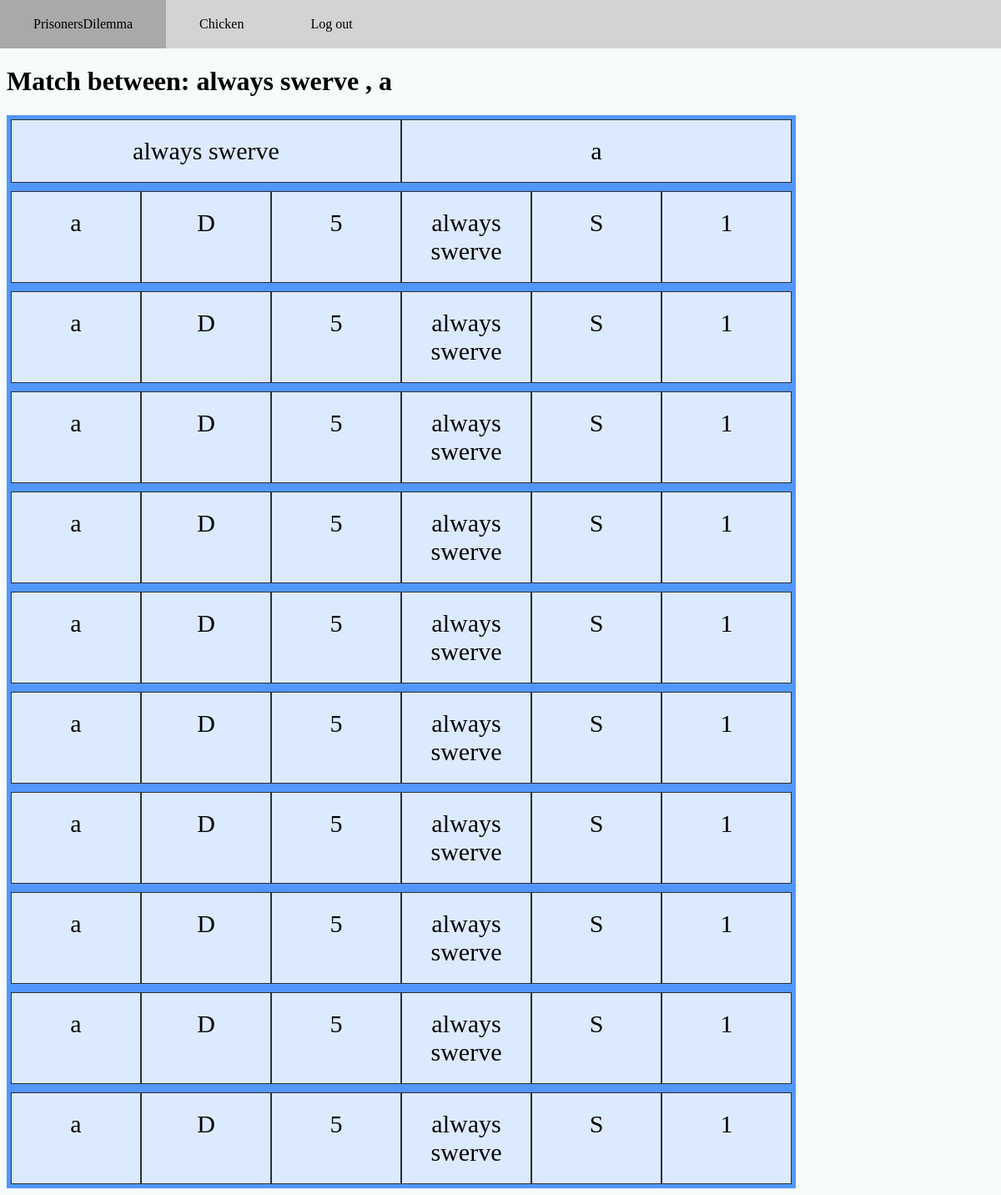
The app's page /games/matchDetail/141 (signed in) with its own data.
### games/models.py (models this page shows, shortened)
class Player(models.Model):
    name = models.TextField(max_length=100, default="default")
    user = models.ForeignKey(User, related_name="players", on_delete=models.CASCADE)
    strategy = models.TextField(default="default")
    points = models.IntegerField(default=0)
    rounds_played = models.IntegerField(default=0)
    points_per_round = models.FloatField(default=0)
    game = models.ForeignKey(Game, related_name= 'players', on_delete=models.CASCADE)

class PlayerPointPair(models.Model):
    round = models.ForeignKey(RoundData, related_name='playerPointPairs', on_delete=models.CASCADE)
    player = models.ForeignKey(Player, on_delete=models.CASCADE)
    points = models.IntegerField(default=0)
    move = models.TextField()

### games/views.py (the view)
# urls.py: path("matchDetail/<int:pk>", views.matchDetail.as_view(), name="matchDetail"),
class matchDetail(generic.DetailView):
    model = MatchSummary
    context_object_name='match'
    template_name = 'games/matchDetail.html'

### games/templates/games/matchDetail.html (shortened to what this page needs)
{% extends 'registration/loggedInBase.html' %}
{% block content %}
{% load my_tags %}
<h1>Match between:
    {% for player in match.players.all %}
        {% if forloop.counter == 1 %}
            {{player.name}}
        {% else %}
            , {{player.name}}
        {% endif %}
    {% endfor %}
</h1>
    <div class="one-row-grid-container">
        {% for player in match.players.all %}
            <div class="grid-item">{{player.name}}</div>
        {% endfor %}
    </div>
    {% for round in match.rounds.all %}
        <div class="one-row-grid-container-third-width">
            {% for pair in round.playerPointPairs.all %}
            <div class="grid-item">{{pair.player.name}}</div>
            <div class="grid-item">{{pair.move}}</div>
            <div class="grid-item">{{pair.points}}</div>
            {% endfor %}
        </div>
    {% endfor %}
{% endblock %}

### prisonersDilemnaWeb/static/css/style.css (style rules this page uses)
body { margin: 0; background-color: #f6fbfb; }
.one-row-grid-container { display: grid; grid-auto-flow: column; grid-template-rows: auto; grid-template-columns: repeat(2, max(17px, 39vw)); background-color: rgb(81, 151, 255); padding: 5px; width: max(100px, 78vw); }
.one-row-grid-container-third-width { display: grid; grid-auto-flow: column; grid-template-rows: auto; grid-template-columns: repeat(6, max(25px, 13vw)); background-color: rgb(81, 151, 255); padding: 5px; width: max(100px, 78vw); }
.grid-item { background-color: rgba(255, 255, 255, 0.8); border: 1px solid rgba(0, 0, 0, 0.8); padding: 20px; font-size: 30px; text-align: center; }

### records on screen
Player: name "always swerve"
Player: name "a"
PlayerPointPair: player.name "a", move "D", points "5"
PlayerPointPair: player.name "always swerve", move "S", points "1"
PlayerPointPair: player.name "a", move "D", points "5"
PlayerPointPair: player.name "always swerve", move "S", points "1"
PlayerPointPair: player.name "a", move "D", points "5"
PlayerPointPair: player.name "always swerve", move "S", points "1"
PlayerPointPair: player.name "a", move "D", points "5"
PlayerPointPair: player.name "always swerve", move "S", points "1"
PlayerPointPair: player.name "a", move "D", points "5"
PlayerPointPair: player.name "always swerve", move "S", points "1"
PlayerPointPair: player.name "a", move "D", points "5"
PlayerPointPair: player.name "always swerve", move "S", points "1"
PlayerPointPair: player.name "a", move "D", points "5"
PlayerPointPair: player.name "always swerve", move "S", points "1"
PlayerPointPair: player.name "a", move "D", points "5"
PlayerPointPair: player.name "always swerve", move "S", points "1"
PlayerPointPair: player.name "a", move "D", points "5"
PlayerPointPair: player.name "always swerve", move "S", points "1"
PlayerPointPair: player.name "a", move "D", points "5"
PlayerPointPair: player.name "always swerve", move "S", points "1"
